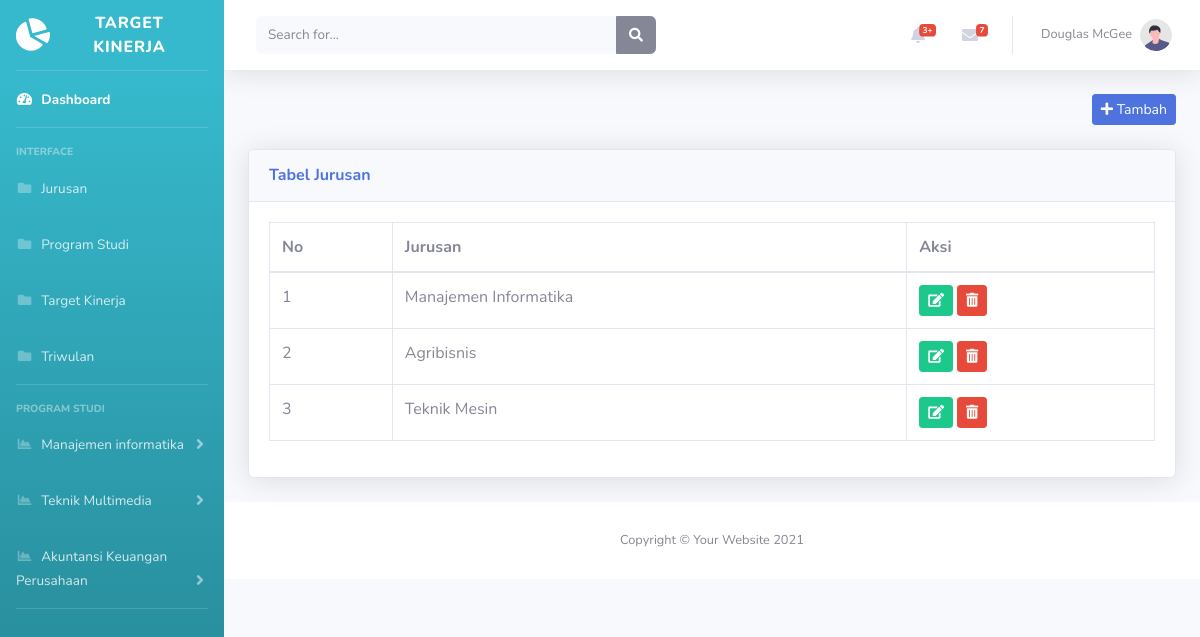
Page /jurusan/jurusan.php on the committed database.
### tables this page shows
CREATE TABLE `prodi` (
  `id_prodi` int(10) NOT NULL,
  `id_jurusan` int(11) NOT NULL,
  `nama_prodi` varchar(255) NOT NULL
);

CREATE TABLE `jurusan` (
  `id_jurusan` int(10) NOT NULL,
  `nama_jurusan` varchar(255) NOT NULL
);

### jurusan/jurusan.php (the view, shortened to what this page needs)
<!DOCTYPE html>
<html lang="en">
  <head>
    <link
      href="../vendor/fontawesome-free/css/all.min.css"
      rel="stylesheet"
      type="text/css"
    />
    <link href="../css/sb-admin-2.min.css" rel="stylesheet" />
  </head>
  <body id="page-top">
    <div id="wrapper">
      <ul
        class="navbar-nav bg-gradient-info sidebar sidebar-dark accordion"
        id="accordionSidebar"
      >
        <a
          class="sidebar-brand d-flex align-items-center justify-content-center"
          href="index.php"
        >
          <div class="sidebar-brand-icon rotate-n-15">
            <i class="fas fa-chart-pie"></i>
          </div>
          <div class="sidebar-brand-text mx-3">Target Kinerja</div>
        </a>
        <hr class="sidebar-divider my-0" />
        <li class="nav-item active">
          <a class="nav-link" href="../index.php">
            <i class="fas fa-fw fa-tachometer-alt"></i>
            <span>Dashboard</span></a
          >
        </li>
        <hr class="sidebar-divider" />
        <div class="sidebar-heading">Interface</div>
        <li class="nav-item">
          <a class="nav-link" href="jurusan.php">
            <i class="fas fa-fw fa-folder"></i>
            <span>Jurusan</span></a
          >
        </li>
        <li class="nav-item">
          <a class="nav-link" href="../prodi/prodi.php">
            <i class="fas fa-fw fa-folder"></i>
            <span>Program Studi</span></a
          >
        </li>
        <li class="nav-item">
          <a class="nav-link" href="../iku/iku.php">
            <i class="fas fa-fw fa-folder"></i>
            <span>Target Kinerja</span></a
          >
        </li>
        <li class="nav-item">
          <a class="nav-link" href="../triwulan/triwulan.php">
            <i class="fas fa-fw fa-folder"></i>
            <span>Triwulan</span></a
          >
        </li>
        <hr class="sidebar-divider" />
        <div class="sidebar-heading">Program Studi</div>
        <?php
        include '../koneksi.php';
        $data = mysqli_query($koneksi, "SELECT * FROM prodi");
        while($d = mysqli_fetch_array($data)){
        ?>
        <li class="nav-item">
          <a
            class="nav-link collapsed"
            href="#"
            data-toggle="collapse"
            data-target="#collapsePages"
            aria-expanded="true"
            aria-controls="collapsePages"
          >
            <i class="fas fa-fw fa-chart-area"></i>
            <span><?php echo $d['nama_prodi']; ?></span>
          </a>
        </li>
        <?php } ?>
        <hr class="sidebar-divider d-none d-md-block" />
      </ul>
      <div id="content-wrapper" class="d-flex flex-column">
        <div id="content">
          <nav
            class="navbar navbar-expand navbar-light bg-white topbar mb-4 static-top shadow"
          >
            <form
              class="d-none d-sm-inline-block form-inline mr-auto ml-md-3 my-2 my-md-0 mw-100 navbar-search"
            >
              <div class="input-group">
                <input
                  type="text"
                  class="form-control bg-light border-0 small"
                  placeholder="Search for..."
                  aria-label="Search"
                  aria-describedby="basic-addon2"
                />
                <div class="input-group-append">
                  <button class="btn btn-secondary" type="button">
                    <i class="fas fa-search fa-sm"></i>
                  </button>
                </div>
              </div>
            </form>
            <ul class="navbar-nav ml-auto">
              <li class="nav-item dropdown no-arrow mx-1">
                <a
                  class="nav-link dropdown-toggle"
                  href="#"
                  id="alertsDropdown"
                  role="button"
                  data-toggle="dropdown"
                  aria-haspopup="true"
                  aria-expanded="false"
                >
                  <i class="fas fa-bell fa-fw"></i>
                  <span class="badge badge-danger badge-counter">3+</span>
                </a>
              </li>
              <li class="nav-item dropdown no-arrow mx-1">
                <a
                  class="nav-link dropdown-toggle"
                  href="#"
                  id="messagesDropdown"
                  role="button"
                  data-toggle="dropdown"
                  aria-haspopup="true"
                  aria-expanded="false"
                >
                  <i class="fas fa-envelope fa-fw"></i>
                  <span class="badge badge-danger badge-counter">7</span>
                </a>
              </li>
              <li class="nav-item dropdown no-arrow">
                <a
                  class="nav-link dropdown-toggle"
                  href="#"
                  id="userDropdown"
                  role="button"
                  data-toggle="dropdown"
                  aria-haspopup="true"
                  aria-expanded="false"
                >
                  <span class="mr-2 d-none d-lg-inline text-gray-600 small"
                    >Douglas McGee</span
                  >
                  <img
                    class="img-profile rounded-circle"
                    src="img/undraw_profile.svg"
                  />
                </a>
              </li>
            </ul>
          </nav>
            <div class="container-fluid">
        <div class="form-group; text-right">
            <a href="tambah_jurusan.php" class="btn btn-sm btn-primary" name="tambah" type="submit"><i class="fa fa-plus"></i> Tambah</a>
        </div>
        <br/>
        <div class="card shadow mb-4">
            <div class="card-header py-3">
                <h6 class="m-0 font-weight-bold text-primary">Tabel Jurusan</h6>
            </div>
            <div class="card-body">
                <div class="table-responsive">
                <form>
                    <table class="table table-bordered" id="dataTable" width="100%" cellspacing="0">
                        <thead>
                            <tr>
                                <th>No</th>
                                <th>Jurusan</th>
                                <th>Aksi</th>
                            </tr>
                        </thead>
                        <?php
                            include '../koneksi.php';
                            $no = 1;
                            $data = mysqli_query($koneksi,"select * from jurusan");
                            while($d = mysqli_fetch_array($data)){
                                ?>
                                <tr>
                                    <td><?php echo $no++; ?></td>
                                    <td><?php echo $d['nama_jurusan']; ?></td>
                                    <td>
                                        <a href="edit_jurusan.php?id=<?php echo $d['id_jurusan'];?>" class="btn btn-success btn-sm"><i class="fa fa-edit"></i></a>
                                        <a href="hapus_jurusan.php?id_jurusan=<?php echo $d['id_jurusan'];?>" class="btn btn-danger btn-sm" onClick="hapus"><i class="fas fa-trash-alt"></i></a>
                                    </td>
                                </tr>
                                <?php
                            }
                        ?>
                    </table>
                </form>
                </div>
            </div>
        </div>
        </div>
        <footer class="sticky-footer bg-white">
          <div class="container my-auto">
            <div class="copyright text-center my-auto">
              <span>Copyright &copy; Your Website 2021</span>
            </div>
          </div>
        </footer>
      </div>
    </div>
  </body>
</html>

### rows in the picture
prodi: nama_prodi "Manajemen informatika"
prodi: nama_prodi "Teknik Multimedia"
prodi: nama_prodi "Akuntansi Keuangan Perusahaan"
jurusan: nama_jurusan "Manajemen Informatika"
jurusan: nama_jurusan "Agribisnis"
jurusan: nama_jurusan "Teknik Mesin"
